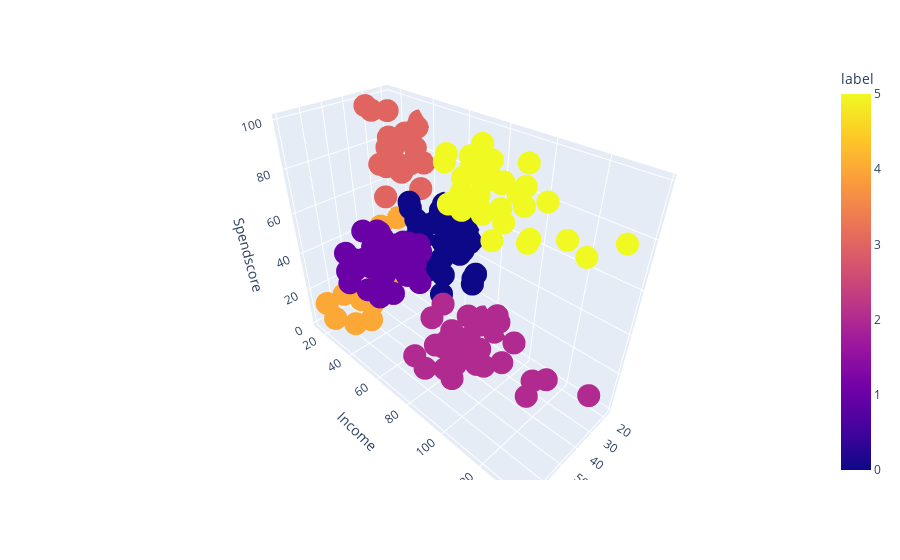

This figure's notebook cell:
### Code cell
import plotly.express as px
fig = px.scatter_3d(data_frame=X,x='Age',y='Income',z='Spendscore',color='label')
fig.show()

### Figure 1 — Plotly figure (JSON) as saved in the notebook; plotly's stock layout.template omitted (floating-point values rounded to 4 significant figures; data arrays with more than 128 entries replaced by an {"elided": "..."} marker saying what was removed)
{"data": [{"hovertemplate": "Age=%{x}<br>Income=%{y}<br>Spendscore=%{z}<br>label=%{marker.color}<extra></extra>", "legendgroup": "", "marker": {"color": {"elided": "200 int values"}, "coloraxis": "coloraxis", "symbol": "circle"}, "mode": "markers", "name": "", "scene": "scene", "showlegend": false, "type": "scatter3d", "x": {"elided": "200 int values"}, "y": {"elided": "200 int values"}, "z": {"elided": "200 int values"}}], "layout": {"coloraxis": {"colorbar": {"title": {"text": "label"}}, "colorscale": [[0, "#0d0887"], [0.1111, "#46039f"], [0.2222, "#7201a8"], [0.3333, "#9c179e"], [0.4444, "#bd3786"], [0.5556, "#d8576b"], [0.6667, "#ed7953"], [0.7778, "#fb9f3a"], [0.8889, "#fdca26"], [1, "#f0f921"]]}, "legend": {"tracegroupgap": 0}, "margin": {"t": 60}, "scene": {"domain": {"x": [0, 1], "y": [0, 1]}, "xaxis": {"title": {"text": "Age"}}, "yaxis": {"title": {"text": "Income"}}, "zaxis": {"title": {"text": "Spendscore"}}}}}
